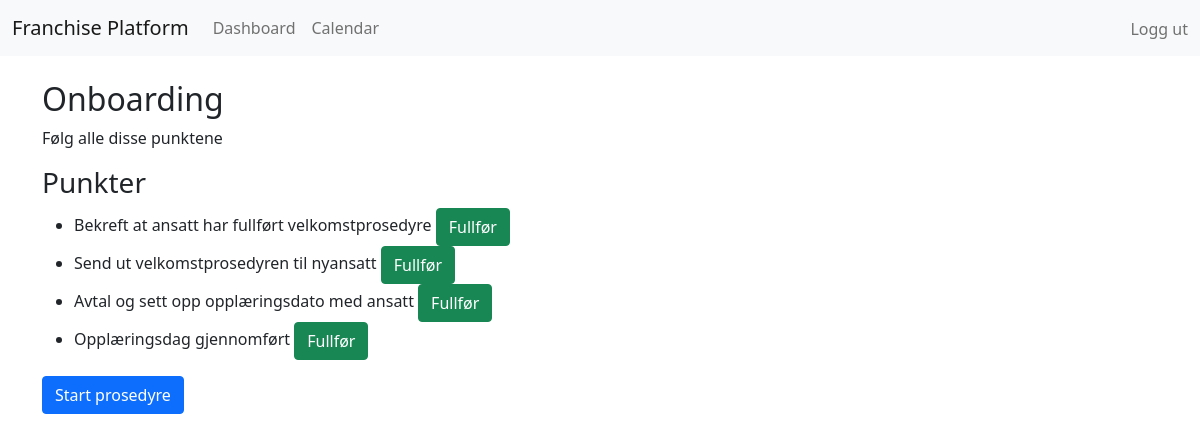
The app's page /prosedyrer/1/ (signed in) with its own data.
### prosedyrer/models.py (models this page shows, shortened)
class Prosedyre(models.Model):
    tittel = models.CharField(max_length=255)
    beskrivelse = models.TextField()

class ProsedyrePunkt(models.Model):
    prosedyre = models.ForeignKey(Prosedyre, on_delete=models.CASCADE)
    beskrivelse = models.TextField()
    rekkefolge = models.PositiveIntegerField()

### prosedyrer/views.py (the view)
# urls.py: path('<int:pk>/', views.prosedyre_detail, name='prosedyre_detail'),
@login_required
def prosedyre_detail(request, pk):
    prosedyre = get_object_or_404(Prosedyre, pk=pk)
    punkter = ProsedyrePunkt.objects.filter(prosedyre=prosedyre).order_by('rekkefolge')
    return render(request, 'prosedyrer/prosedyre_detail.html', {'prosedyre': prosedyre, 'punkter': punkter})

### prosedyrer/templates/prosedyrer/prosedyre_detail.html (shortened to what this page needs)
{% extends "base.html" %}
{% block content %}
<h2>{{ prosedyre.tittel }}</h2>
<p>{{ prosedyre.beskrivelse }}</p>
<h3>Punkter</h3>
<ul>
    {% for punkt in punkter %}
        <li>
            {{ punkt.beskrivelse }}
            <a href="{% url 'fullfor_punkt' prosedyre.pk punkt.pk %}" class="btn btn-success">Fullfør</a>
        </li>
    {% endfor %}
</ul>
<a href="{% url 'start_prosedyre' prosedyre.pk %}" class="btn btn-primary">Start prosedyre</a>
{% endblock %}

### records on screen
Prosedyre: tittel "Onboarding", beskrivelse "Følg alle disse punktene"
ProsedyrePunkt: beskrivelse "Bekreft at ansatt har fullført velkomstprosedyre"
ProsedyrePunkt: beskrivelse "Send ut velkomstprosedyren til nyansatt"
ProsedyrePunkt: beskrivelse "Avtal og sett opp opplæringsdato med ansatt"
ProsedyrePunkt: beskrivelse "Opplæringsdag gjennomført"
